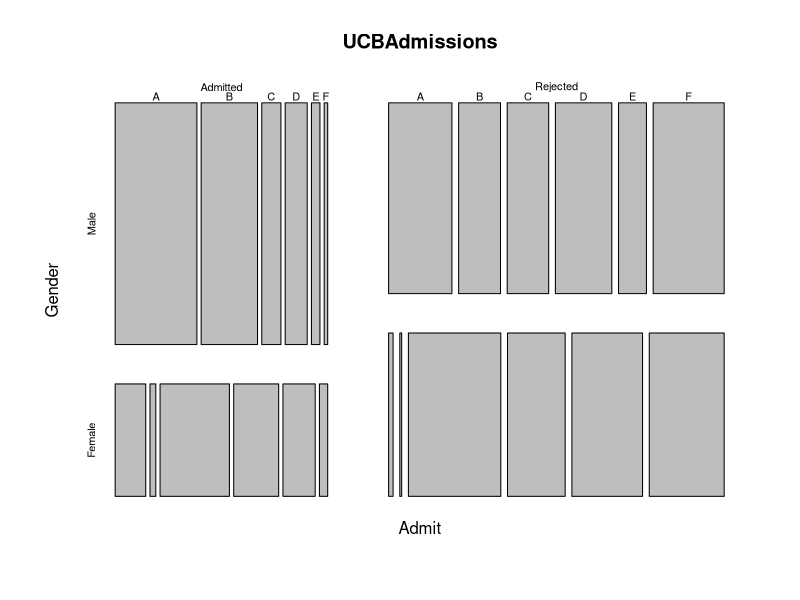
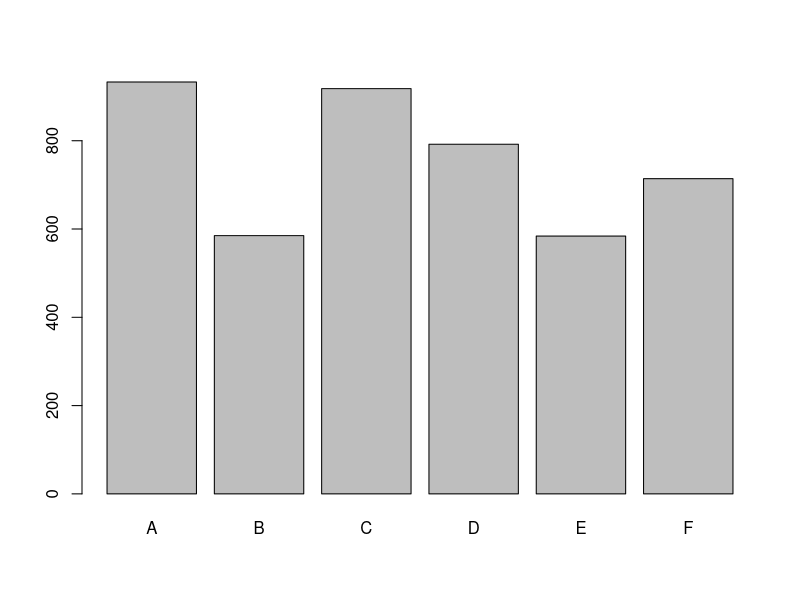

These figures' R source, in order:
?UCBAdmissions
str(UCBAdmissions)
UCBAdmissions
plot(UCBAdmissions)

#Use of Marginal Frequencies
margin.table(UCBAdmissions,1) #Admit
margin.table(UCBAdmissions,2) #Gender
margin.table(UCBAdmissions,3) #Dept
margin.table(UCBAdmissions) #Total
?margin.table

#We will now create a new structure starting from these data
admit.dept <- margin.table(UCBAdmissions,3)
str(admit.dept)
barplot(admit.dept)
prop.table(admit.dept)
round(prop.table(admit.dept),2) #show as proportions with 2 digits
round(prop.table(admit.dept),2)*100

#Go from table to one row per case
admit <- as.data.frame.table(UCBAdmissions) #Coerces to Data Frame
admit2 <- lapply(admit, function(x)rep(x,admit$Freq)) #Repeats each row by frequency as indictaed in the column Freq of the newly created object admit
admit3 <- as.data.frame(admit2) # Cobverts from list back to data frame

#we now rremove column 4 which is redundant information in admit3
admit4 <- admit3[,-4]

#Now to do it all at once
admit.rows <- as.data.frame(lapply(as.data.frame.table(UCBAdmissions),function(x)rep(x,as.data.frame.table(UCBAdmissions)$Freq)))[,-4]